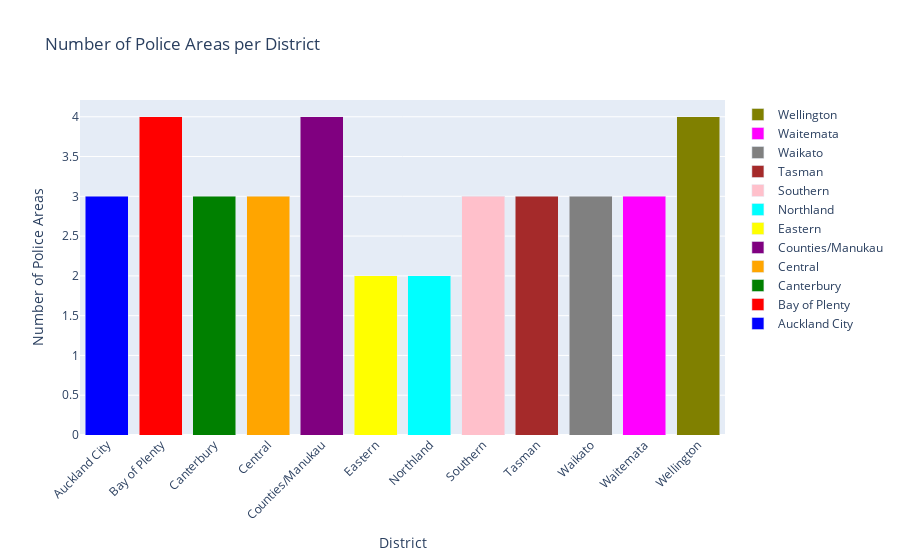

Write notebook code for a chart like this one.
### Code cell
# Define a color palette for each district
district_colors = {
    'Auckland City': 'blue',
    'Bay of Plenty': 'red',
    'Canterbury': 'green',
    'Central': 'orange',
    'Counties/Manukau': 'purple',
    'Eastern': 'yellow',
    'Northland': 'cyan',
    'Waitemata': 'magenta',
    'Southern': 'pink',
    'Tasman': 'brown',
    'Waikato': 'gray',
    'Wellington': 'olive'
}

# Create the bar plot
fig = go.Figure()

# Add bars for each district
for district, count in area_count_per_district.items():
    fig.add_trace(go.Bar(
        x=[district],
        y=[count],
        name=district,
        marker_color=district_colors.get(district, 'lightgrey')
    ))

# Customize the layout
fig.update_layout(
    title='Number of Police Areas per District',
    xaxis_title='District',
    yaxis_title='Number of Police Areas',
    xaxis_tickangle=-45,
    barmode='stack',
    yaxis=dict(showgrid=True)
)

# Show plot
fig.show()

### Figure 1 — Plotly figure (JSON) as saved in the notebook; plotly's stock layout.template omitted (floating-point values rounded to 4 significant figures)
{"data": [{"marker": {"color": "blue"}, "name": "Auckland City", "type": "bar", "x": ["Auckland City"], "y": [3]}, {"marker": {"color": "red"}, "name": "Bay of Plenty", "type": "bar", "x": ["Bay of Plenty"], "y": [4]}, {"marker": {"color": "green"}, "name": "Canterbury", "type": "bar", "x": ["Canterbury"], "y": [3]}, {"marker": {"color": "orange"}, "name": "Central", "type": "bar", "x": ["Central"], "y": [3]}, {"marker": {"color": "purple"}, "name": "Counties/Manukau", "type": "bar", "x": ["Counties/Manukau"], "y": [4]}, {"marker": {"color": "yellow"}, "name": "Eastern", "type": "bar", "x": ["Eastern"], "y": [2]}, {"marker": {"color": "cyan"}, "name": "Northland", "type": "bar", "x": ["Northland"], "y": [2]}, {"marker": {"color": "pink"}, "name": "Southern", "type": "bar", "x": ["Southern"], "y": [3]}, {"marker": {"color": "brown"}, "name": "Tasman", "type": "bar", "x": ["Tasman"], "y": [3]}, {"marker": {"color": "gray"}, "name": "Waikato", "type": "bar", "x": ["Waikato"], "y": [3]}, {"marker": {"color": "magenta"}, "name": "Waitemata", "type": "bar", "x": ["Waitemata"], "y": [3]}, {"marker": {"color": "olive"}, "name": "Wellington", "type": "bar", "x": ["Wellington"], "y": [4]}], "layout": {"barmode": "stack", "title": {"text": "Number of Police Areas per District"}, "xaxis": {"tickangle": -45, "title": {"text": "District"}}, "yaxis": {"showgrid": true, "title": {"text": "Number of Police Areas"}}}}
